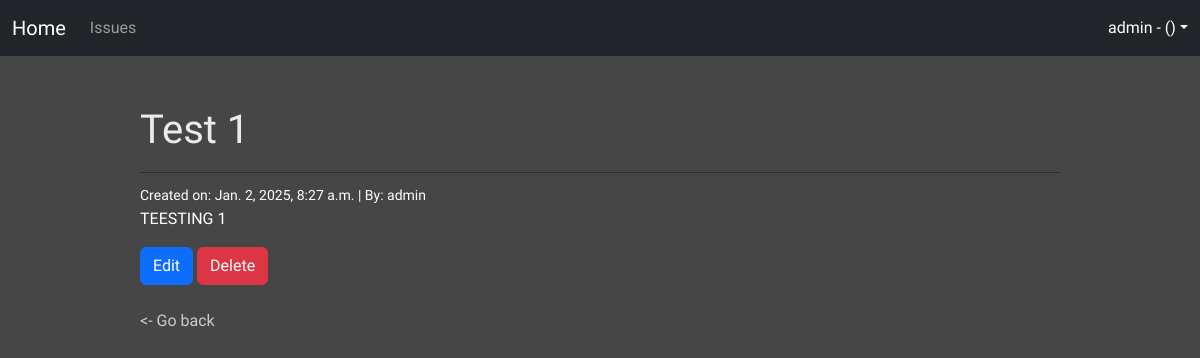
/issues/5/ (signed in), run on an earlier commit of the app's database.
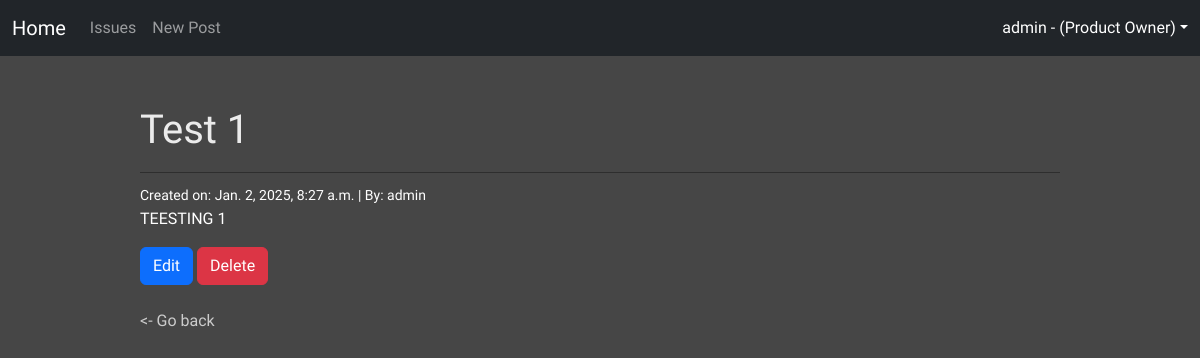
And on a later commit of the database.
### accounts/models.py (models this page shows, shortened)
class CustomUser(AbstractUser):
  role = models.ForeignKey(
    Role,
    on_delete=models.CASCADE,
    blank=True, null=True
  )

class Role(models.Model):
  name = models.CharField(max_length=128)
  description = models.CharField(max_length=256)

### issues/models.py (models this page shows, shortened)
class Issue(models.Model):
  name = models.CharField(max_length=128)
  summary = models.CharField(max_length=256)
  description = models.TextField()
  reporter = models.ForeignKey(
    get_user_model(),
    on_delete=models.CASCADE,
    related_name="reporter"
  )
  assignee = models.ForeignKey(
    get_user_model(),
    on_delete=models.CASCADE,
    related_name="asignee"
  )
  status = models.ForeignKey(
    Status,
    on_delete=models.CASCADE
  )
  created_on = models.DateTimeField(auto_now_add=True)

### issues/views.py (the view, shortened to what this page needs)
# urls.py: path("<int:pk>/", views.IssueDetailView.as_view(), name = "detail"),
class IssueDetailView(DetailView):
  template_name = "issues/detail.html"
  model = Issue

### templates/issues/detail.html (shortened to what this page needs)
{% extends 'base.html' %}
{% block content %}
 <div class="text-white dtl-cont">
   <div class="dtl-title">
     <h1>{{ issue.name }}</h1>
   </div>
   <small>Created on: {{ issue.created_on }} | By: {{ issue.reporter }}</small>
   <p>{{ issue.description }}</p>
   {% if user.is_authenticated %}
    {% if user == issue.reporter %}
      <a href="{% url 'edit' issue.id %}" class="btn btn-primary">Edit</a>
      <a href="{% url 'delete' issue.id %}" class="btn btn-danger">Delete</a>
    {% endif %}
   {% endif %}
   <br></br>
   <div>
     <a href="{% url 'list' %}"><- Go back</a>
   </div>
 </div>
{% endblock content %}

### templates/base.html (shortened to what this page needs)
{% load static %}
<!DOCTYPE html>
<html lang="en">
<head>
  <link href="https://cdn.jsdelivr.net/npm/bootstrap@5.3.3/dist/css/bootstrap.min.css"
    rel="stylesheet"
>
  <link href="{% static 'css/styles.css' %}"
    rel="stylesheet" >
  </head>
  <body>
    <nav class="navbar navbar-expand-lg navbar-dark bg-dark">
      <div class="container-fluid">
        <a class="navbar-brand" href="{% url 'home' %}">Home</a>
        <div class="collapse navbar-collapse" id="navbarText">
          <ul class="navbar-nav me-auto mb-2 mb-lg-0">
            <li class="nav-item"><a class="nav-link" href="{% url 'list' %}">Issues</a></li>
            {% if user.role.name == "Product Owner" %}
              <li class="nav-item"><a class="nav-link" href="{% url 'new' %}">New Post</a></li>
            {% endif %}
          </ul>
          <span class="navbar-text d-flex av-item dropdown">
            {% if user.is_authenticated %}
                <a class="nav-link dropdown-toggle" href="#" id="navbarDarkDropdownMenuLink" role="button" data-bs-toggle="dropdown" aria-expanded="false">
                {{ user.username }} - ({{user.role.name}})</a>
            {% endif %}
          </span>
        </div>
      </div>
    </nav>
    {% block content %}{% endblock content %}
  </body>
  </html>

### static/css/styles.css (style rules this page uses)
body { background-color: rgb(70, 70, 70); font-family: "Lexend", serif; font-optical-sizing: auto; font-style: normal; }
ul { list-style-type: none; }
h1,h3 { color: rgb(235, 235, 235); }
a { color: rgb(204, 204, 204); text-decoration: none; }
.dtl-cont { width: 80%; margin-top: 30px; margin-left: auto; margin-right: auto; padding: 20px; }
.dtl-title { border-bottom: 1px solid rgb(46, 46, 46); margin-bottom: 10px; padding-bottom: 10px; }

What changed in the data, as far as the page shows it:
changed CustomUser "admin": role_id empty → 1 (drawn); role.name (not shown) → "Product Owner"
Also different on the page:
text now shown: "New Post"
